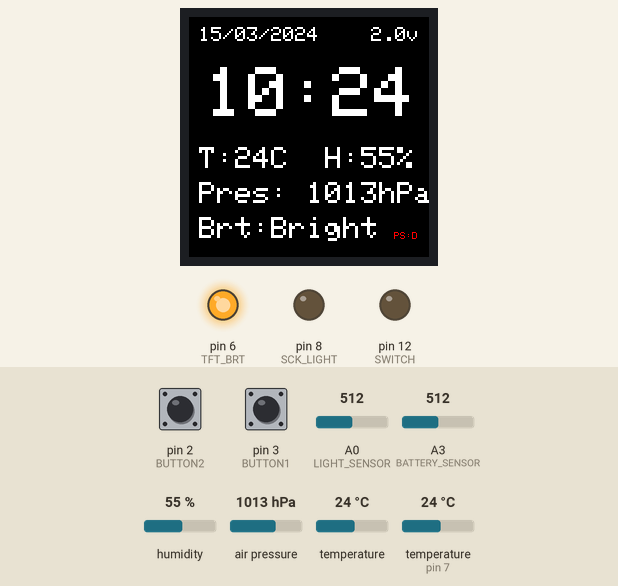
Bench run of a sketch on a simulated Arduino Uno, built with avr-gcc and run on an emulated ATmega328P. On the bench: 240×240 colour display, output pins drawn as LEDs (lit = HIGH). The inputs (shaded band) are chosen by the test bench; at power-on: pin 2 (BUTTON2) HIGH, pin 3 (BUTTON1) HIGH, A0 (LIGHT_SENSOR) = 512, A3 (BATTERY_SENSOR) = 512, humidity 55 %, air pressure 1013 hPa, temperature 24 °C, temperature (sensor on pin 7) 24 °C. The local clock reads 2024-03-15 10:24:30 at power-on unless the sketch sets it.

Above: at 0.3 s.
At 64.4 s:
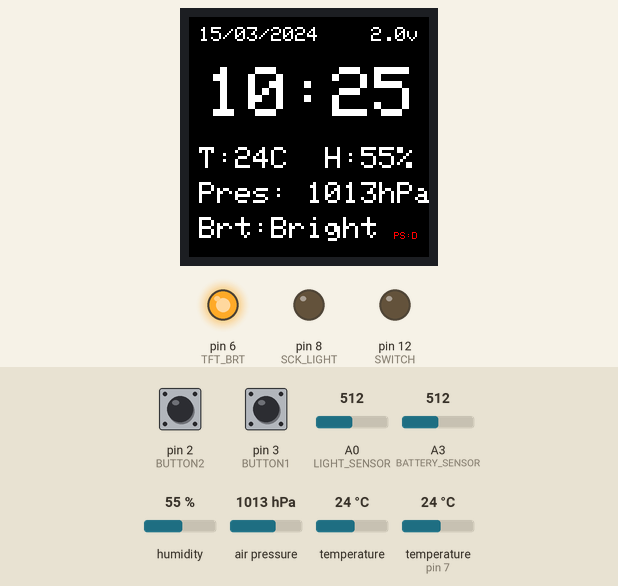
At 128.6 s:
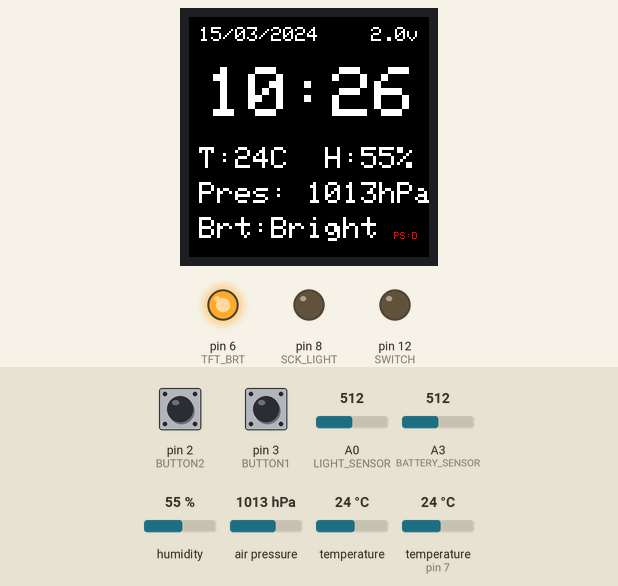
Timing chart, 0 to 130.0 s (numbered marks = the images above):
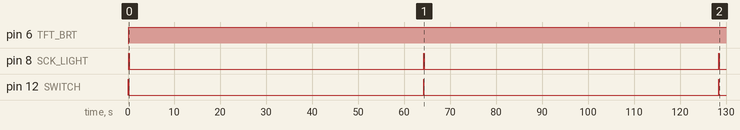

Measured:
- by itself, pin 6 (TFT_BRT): LOW → HIGH at 0.15 s
- by itself, pin 8 (SCK_LIGHT): alternates HIGH for 0.10 s and LOW for 64.0 s
- by itself, pin 12 (SWITCH): alternates HIGH for 0.03 s and LOW for 64.1 s
- what the display in image 0 shows lasts 64.0 s, from 0.3 s to 64.3 s

The sketch:

SensorHut_V1.ino
```cpp
#include <LowPower.h>
//DHT11
#include <DFRobot_DHT11.h>
//DS1302 RTC
#include <ThreeWire.h>
#include <RtcDS1302.h>
//BMP280
#include <Adafruit_BMP280.h>
//LCD
#include <Adafruit_GFX.h>
#include <Adafruit_ST7789.h>
#include <SPI.h>

//CONFIG
#define LIGHT_SENSOR A0
#define CLOCK_CLOCK A1
#define CLOCK_DATA A2
#define BATTERY_SENSOR A3
#define BUTTON1 3
#define BUTTON2 2
#define SWITCH 12

#define CLOCK_RESET 4
#define BUZZER 5
#define DHT_SENSOR 7
#define SCK_LIGHT 8
#define TFT_DC 9
#define TFT_RST 10
#define TFT_BRT 6

#define OFF_TIME 64  //Amount of seconds: multiple of 8, at least 8;
#define countof(a) (sizeof(a) / sizeof(a[0]))

DFRobot_DHT11 DHT;
Adafruit_BMP280 bmp;
ThreeWire myWire(CLOCK_DATA, CLOCK_CLOCK, CLOCK_RESET);
RtcDS1302<ThreeWire> rtc(myWire);
Adafruit_ST7789 tft = Adafruit_ST7789(-1, TFT_DC, TFT_RST);

uint8_t battery;
uint16_t lightData;
bool gasDanger;
uint8_t temperature, temperature_bmp;
uint8_t humidity;
uint16_t pressure;
uint8_t day;
uint8_t month;
uint16_t year;
uint8_t second;
uint8_t minute;
uint8_t hour;
unsigned long ellapsedTime;
bool update, updateBrt, powerSaver;

void setup() {
  // Serial.begin(9600);
  update = false;
  updateBrt = false;
  powerSaver = false;
  ellapsedTime = 0;

  //light sensor & battery & TFT_BRT
  pinMode(LIGHT_SENSOR, INPUT);
  pinMode(BATTERY_SENSOR, INPUT);
  pinMode(TFT_BRT, OUTPUT);
  pinMode(SCK_LIGHT, OUTPUT);
  digitalWrite(SCK_LIGHT, LOW);

  //buttons init
  pinMode(BUTTON1, INPUT_PULLUP);
  pinMode(BUTTON2, INPUT_PULLUP);

  //power enable
  pinMode(SWITCH, OUTPUT);
  digitalWrite(SWITCH, HIGH);
  delay(2);

  //bmp280
  bmp.begin(0x76, 0x58);
  bmp.setSampling(Adafruit_BMP280::MODE_NORMAL,  /* Operating Mode. */
                  Adafruit_BMP280::SAMPLING_X16, /* Temp. oversampling */
                  Adafruit_BMP280::SAMPLING_X16, /* Pressure oversampling */
                  Adafruit_BMP280::FILTER_X8,    /* Filtering. */
                  Adafruit_BMP280::STANDBY_MS_1);

  //clock
  rtc.Begin();
  // setClock();

  //lcd
  tft.init(240, 240, SPI_MODE2);
  tft.setRotation(2);
}

void loop() {
  digitalWrite(TFT_BRT, HIGH);

  if (update) {
    tone(BUZZER, 1000);
    delay(60);
    noTone(BUZZER);
    update = false;
  }
  if (updateBrt) {
    buzzer();
    powerSaver = !powerSaver;
    digitalWrite(SCK_LIGHT, powerSaver ? HIGH : LOW);
    updateBrt = false;
  }

  digitalWrite(SCK_LIGHT, powerSaver ? LOW : HIGH);
  updateSensors();
  // printValues();
  updateLcd();
  digitalWrite(SCK_LIGHT, powerSaver ? HIGH : LOW);

  delay(20);
  attachInterrupt(0, button1, LOW);
  attachInterrupt(1, button2, LOW);

  LowPower.powerDown(SLEEP_8S, ADC_OFF, BOD_OFF);
  if (powerSaver)
    digitalWrite(TFT_BRT, LOW);
  for (int i = 0; i < OFF_TIME / 8 - 1; i++)
    LowPower.powerDown(SLEEP_8S, ADC_OFF, BOD_OFF);

  detachInterrupt(1);
  detachInterrupt(0);
}

void updateSensors() {
  digitalWrite(SWITCH, HIGH);
  delay(2);

  batterySensor(battery);
  lightSensor(lightData);
  dhtSensor(temperature, humidity);
  clockModule(day, month, year, second, minute, hour);
  bmp280(temperature_bmp, pressure);

  temperature = (temperature + temperature_bmp) / 2;

  digitalWrite(SWITCH, LOW);
}

void batterySensor(uint8_t& battery) {
  if (analogRead(BATTERY_SENSOR) > 1024) {
    battery = 0;
    return;
  }

  battery = int((float)map(analogRead(BATTERY_SENSOR), 0, 1024, 0, 5) * 10);
}

void lightSensor(uint16_t& lightData) {
  lightData = 1024 - analogRead(LIGHT_SENSOR);
}

void dhtSensor(uint8_t& temperature, uint8_t& humidity) {
  DHT.read(DHT_SENSOR);

  temperature = DHT.temperature;
  humidity = DHT.humidity;
}

void clockModule(uint8_t& day, uint8_t& month, uint16_t& year, uint8_t& second, uint8_t& minute, uint8_t& hour) {
  RtcDateTime dt = rtc.GetDateTime();

  day = dt.Day();
  month = dt.Month();
  year = dt.Year();
  second = dt.Second();
  minute = dt.Minute();
  hour = dt.Hour();
}

void setClock() {
  RtcDateTime compiled = RtcDateTime(__DATE__, __TIME__);
  rtc.SetDateTime(compiled);
}

void bmp280(uint8_t& temperature_bmp, uint16_t& pressure) {
  temperature_bmp = static_cast<uint8_t>(bmp.readTemperature());
  pressure = static_cast<uint16_t>(bmp.readPressure() / 100);
}

void updateLcd() {
  char str[20];

  tft.setTextWrap(false);
  tft.fillScreen(ST77XX_BLACK);

  tft.setTextSize(2);
  tft.setTextColor(ST77XX_WHITE);

  //battery
  tft.setCursor(182, 10);
  sprintf(str, "%d.%dv", battery / 10 % 10, battery % 10);
  tft.print(str);

  //date
  tft.setCursor(10, 10);
  sprintf(str, "%02u/%02u/%04u", day, month, year);
  tft.print(str);

  //time
  tft.setTextSize(7);
  tft.setCursor(17, 50);
  sprintf(str, "%02u:%02u", hour, minute);
  tft.print(str);

  //dht11
  tft.setTextSize(3);
  tft.setCursor(10, 130);
  sprintf(str, "T:%dC  H:%d%%", temperature, humidity);
  tft.print(str);

  //bmp280
  tft.setCursor(10, 165);
  sprintf(str, "Pres: %dhPa", pressure);
  tft.print(str);

  //light sensor
  tft.setCursor(10, 200);
  if (lightData < 200)
    tft.print("Brgt:Dark");
  else if (lightData < 500)
    tft.print("Brgt:Dim");
  else
    tft.print("Brt:Bright");

  //power saving mode
  tft.setTextSize(1);
  tft.setCursor(205, 215);
  if (powerSaver)
    tft.setTextColor(ST77XX_GREEN);
  else
    tft.setTextColor(ST77XX_RED);
  sprintf(str, "PS:%c", powerSaver ? 'E' : 'D');
  tft.print(str);
}

void printValues() {
  char str[60];
  Serial.println();

  sprintf(str, "Battery voltage: %d.%dv  Battery reading: %d", battery / 10 % 10, battery % 10, analogRead(BATTERY_SENSOR));
  Serial.println(str);

  sprintf(str, "Brightness: %d", lightData);
  Serial.println(str);

  sprintf(str, "T:%dC  H:%d%%", temperature, humidity);
  Serial.println(str);

  sprintf(str, "T_bmp:%dC  Pressure:%dhPa", temperature_bmp, pressure);
  Serial.println(str);

  sprintf(str, "Time: %02u/%02u/%04u  %02u:%02u:%02u", day, month, year, hour, minute, second);
  Serial.println(str);

  Serial.print("\n");
}

void buzzer() {
  tone(BUZZER, 500);
  delay(100);

  tone(BUZZER, 800);
  delay(100);

  tone(BUZZER, 1000);
  delay(100);

  noTone(BUZZER);
}

void button1() {
  update = true;
}

void button2() {
  updateBrt = true;
}
```
